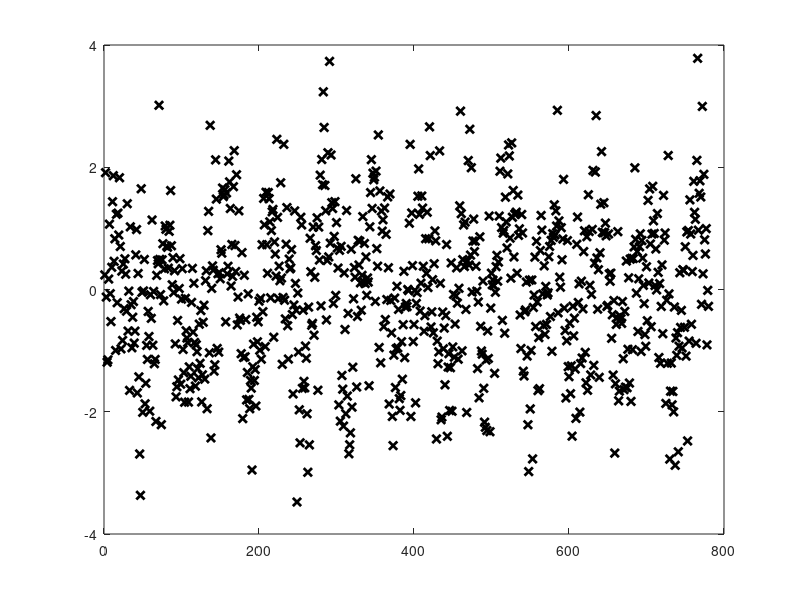

The MATLAB source for this figure: (Note: this script raises an error after producing the figure.)
clc 
clear

%Read the data set
T = dlmread("sin-data.txt");

%Actual position for reference
trueData = T(:,1);

%Sensor measurement data
mesData = T(:,2);

%Length of dataset
n = length(mesData);

%Plot the raw dataset
x = 1:n;

% figure (1)
% plot(x,mesData, "O")
% hold on
% plot(x, trueData)
% hold off
% xlabel("time samples");
% ylabel("amplitude");
% set(gca, "FontSize",26);
% legend("Measurement data", "Actual position");

%Initialize variables

t = 1; %time

%Noises
mesNoise = 0.1;
dynNoise = 0.001;

% Initialize matrices 
%PArtial derivatives

Dfa = [0 0 0; 0 1 0; 0 0 0];

Dgx = [0 0 1];

Dgn = 1;

%Dynamic noise Co-variance
Q = [0 0 0; 0 dynNoise 0; 0 0 0];

%Measurement noise co-variance
R = mesNoise;

%Identity matrix (3x3)
I = eye(3) ;

%State Co-variance
SPrev = I;  

%State Matrix
XPrev = [0.001; 0.01; mesData(1,1)];

%Result array
Output = zeros(1, n);

%DeltaT
delta = 0.001;

while(t <  n)
    
%     Predicting the next state
    XPredict = [ (XPrev(1,1) + (delta*(t-1) * XPrev(2,1))) ;
                XPrev(2,1);
                sin( XPrev(1,1) * 0.1) ];

    Dfx = [1 delta*t 0; 0 1 0; 0.1*cos(0.1 * XPredict(1,1)) 0 0];
            
    %Predicting next state co-variance
    SPredict = (Dfx * SPrev * Dfx') + (Dfa * Q * Dfa');
    
    %Measurement data
    Y_t = mesData(t);
    
    %Calculating kalman gain
    K_t = (SPredict * Dgx') / ( (Dgx * SPredict * Dgx') + (Dgn * R * Dgn') );
    
    %Update state
    XNext = XPredict + (K_t * (Y_t - XPredict(3,1) ));
    
    %Update state co-variance
    S_t_t = (I - K_t * (Dgx)) * SPredict;
    
    %Update prev variables
    SPrev = S_t_t;
    XPrev = XNext;
    
    Output(1,t) = XNext(3,1);
        
    %Incriment loop counter
    t = t  + 1;

end
x = 1:n;
% close all

figure (2)
plot(x,mesData, "kx", "LineWidth", 2)
hold on
plot(x, Output(1,:), "K", "Linewidth",2)
% hold on
plot(x, trueData, "k-.","Linewidth",2)
hold off
xlabel("Samples");
ylabel("Amplitude");
set(gca, "FontSize",26);
legend("Measurement data", "Filter Output", "True Position");
xticks([0:130:780])
axis([0 780 -2 2]);

% %Ratios
% dynNoise = 0.001 mesNoise = 1
% dynNoise = 0.001 mesNoise = 0.1
% dynNoise = 0.001 mesNoise = 0.003